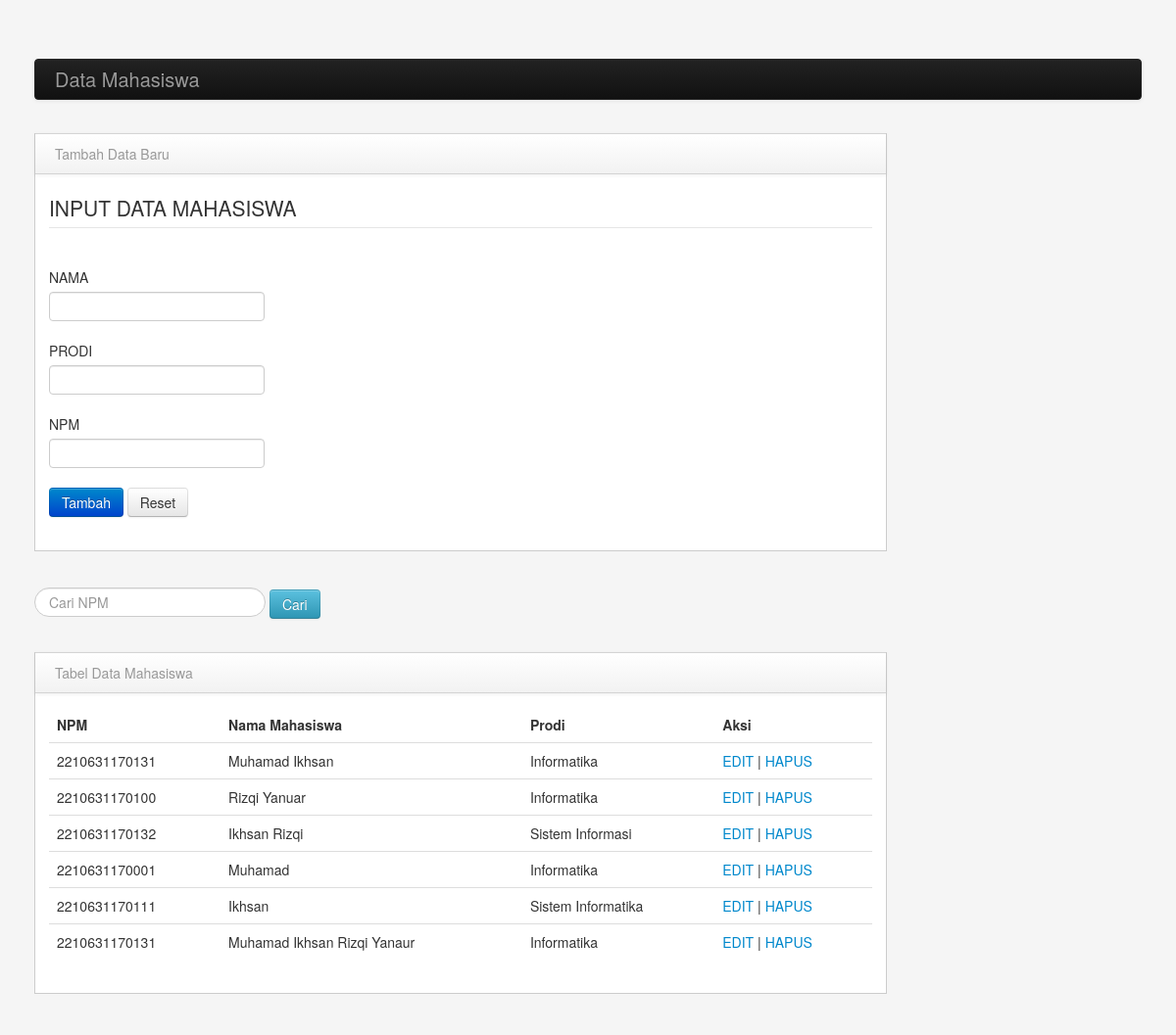
The page / on the database its author committed.
### tables this page shows
CREATE TABLE `mahasiswa` (
  `id` int NOT NULL,
  `npm` varchar(255) NOT NULL,
  `nama_mhs` varchar(255) NOT NULL,
  `prodi` varchar(255) NOT NULL
);

### tampil.php (called while the page is built, shortened)
<?php
include_once ("koneksi.php");
$keyword = "Tabel Data Mahasiswa";
$query = "SELECT * FROM mahasiswa";
$result = mysqli_query($koneksi, $query);

### index.php (the view, shortened to what this page needs)
<?php
include_once ("tampil.php");
?>
<!DOCTYPE html>
<html lang="en">
<head>
    <link href="library/bootstrap/css/bootstrap.min.css" rel="stylesheet" media="screen">
    <link href="library/bootstrap/css/bootstrap-responsive.min.css" rel="stylesheet" media="screen">
    <link href="library/assets/styles.css" rel="stylesheet" media="screen">
</head>
<body>
    <div class="container">
        <div class="container-fluid">
            <nav class="navbar navbar-inverse">
                <div class="navbar-inner">
                    <a class="brand" href="#">Data Mahasiswa</a>
                </div>
            </nav>
            <div class="span9" id="content">
                <div class="row-fluid">
                    <div class="block">
                        <div class="navbar navbar-inner block-header">
                            <div class="muted pull-left">Tambah Data Baru</div>
                        </div>
                        <div class="block-content collapse in">
                            <div class="span12">
                                <form action="proses.php" method="POST">
                                    <fieldset>
                                        <legend>INPUT DATA MAHASISWA</legend>
                                        <div class="control-group">
                                            <label for="npm">NAMA</label>
                                            <div class="controls">
                                                <input type="text" name="input1" value="">
                                            </div>
                                        </div>
                                        <div class="control-group">
                                            <label for="npm">PRODI</label>
                                            <div class="controls">
                                                <input type="text" name="input2" value="">
                                            </div>
                                        </div>
                                        <div class="control-group">
                                            <label for="npm">NPM</label>
                                            <div class="controls">
                                                <input type="text" name="input3" value="">
                                            </div>
                                        </div>
                                        <div class="form_action">
                                            <button type="submit" class="btn btn-primary" name="proses">Tambah</button>
                                            <button type="reset" class="btn btn-light">Reset</button>
                                        </div>
                                    </fieldset>
                                </form>
                            </div>
                        </div>
                    </div>
                </div>
                <br>
                <nav class="navbar navbar-light bg-light">
                    <form action="" class="form-inline" method="POST">
                        <input type="text" name="cari" class="search-query" placeholder="Cari NPM">
                        <button type="submit" class="btn btn-info">Cari</button>
                    </form>
                </nav>
                <div class="row-fluid">
                    <div class="block">
                        <div class="navbar navbar-inner block-header">
                            <div class="muted pull-left">
                                <?php echo $keyword?>
                            </div>
                        </div>
                        <div class="block-content collapse in">
                            <div class="span12">
                                <table class="table">
                                    <thead>
                                        <tr>
                                            <th>NPM</th>
                                            <th>Nama Mahasiswa</th>
                                            <th>Prodi</th>
                                            <th>Aksi</th>
                                        </tr>
                                    </thead>
                                    <tbody>
                                        <?php
                                        foreach ($result as $data) {
                                            ?>
                                            <tr>
                                                <td><?php echo $data['npm']; ?></td>
                                                <td><?php echo $data['nama_mhs']; ?></td>
                                                <td><?php echo $data['prodi']; ?></td>
                                                <td><a href="edit.php?id=<?php echo $data['id']; ?>">EDIT</a>
                                                    | <a href="hapus.php?id=<?php echo $data['id']; ?>">HAPUS</a></td>
                                            </tr>
                                            <?php
                                        }
                                        ?>
                                    </tbody>
                                </table>
                            </div>
                        </div>
                    </div>
                </div>
            </div>
        </div>
    </div>
</body>
</html>

### library/assets/styles.css (style rules this page uses)
body { padding-top: 0; padding-bottom: 40px; background-color: #f5f5f5; }
@media (min-width: 979px) { body { padding-top: 60px; } }
#content { margin-left:0px; }
.block { border: 1px solid #ccc; background: white; margin: 1em 0em; border-top: none; }
.block-content { margin: 1em; min-height: .25em; }
.block-header { margin-bottom: 0px; border-right: none; border-left: none; -webkit-border-radius: 0px; -moz-border-radius: 0px; border-radius: 0px; }
.block-header div { padding-top: 10px; }

### rows shown on the page
mahasiswa: npm "2210631170131", nama_mhs "Muhamad Ikhsan", prodi "Informatika"
mahasiswa: npm "2210631170100", nama_mhs "Rizqi Yanuar", prodi "Informatika"
mahasiswa: npm "2210631170132", nama_mhs "Ikhsan Rizqi", prodi "Sistem Informasi"
mahasiswa: npm "2210631170001", nama_mhs "Muhamad", prodi "Informatika"
mahasiswa: npm "2210631170111", nama_mhs "Ikhsan", prodi "Sistem Informatika"
mahasiswa: npm "2210631170131", nama_mhs "Muhamad Ikhsan Rizqi Yanaur", prodi "Informatika"

### other values the page prints
$keyword "Tabel Data Mahasiswa"
